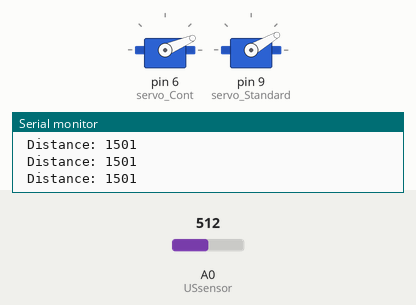
Recording of a sketch running on a simulated Arduino Uno, built with avr-gcc and run on an emulated ATmega328P. On the bench: 2 × servo, the last lines printed to the serial monitor. The inputs (shaded band) are chosen by the test bench; at power-on: A0 (USsensor) = 512.

Above: at 1.2 s.
1.3 s: A0 (USsensor) set to 716
At 2.3 s:
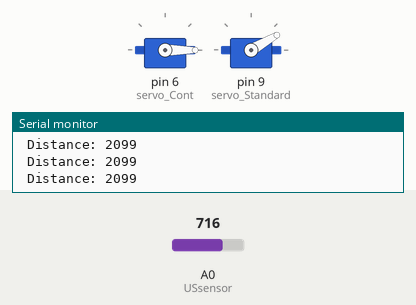
3.0 s: A0 (USsensor) set to 306
At 3.6 s:
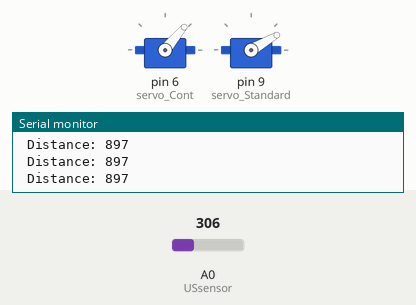
4.5 s: A0 (USsensor) set to 190
At 4.8 s:
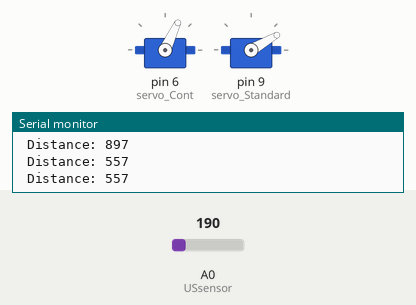
6.0 s: A0 (USsensor) set to 0
At 7.2 s:
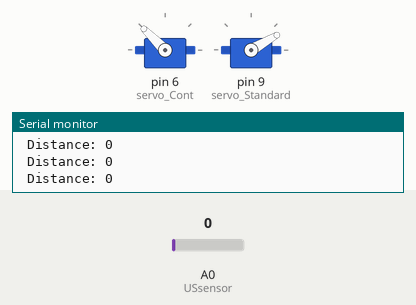
7.5 s: A0 (USsensor) set to 511
At 8.6 s:
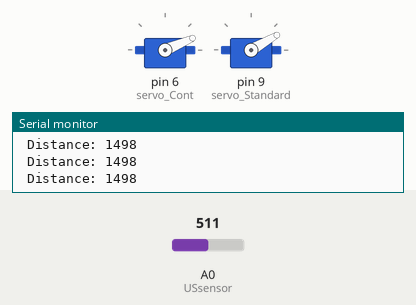
9.0 s: A0 (USsensor) set to 900
At 9.9 s:
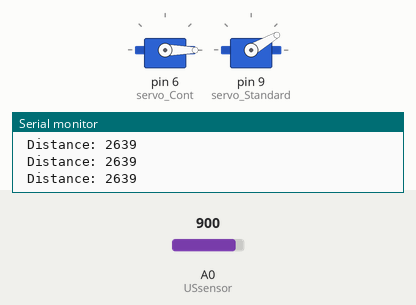
Timing chart, 0 to 11.5 s (numbered marks = the images above; inputs shaded):
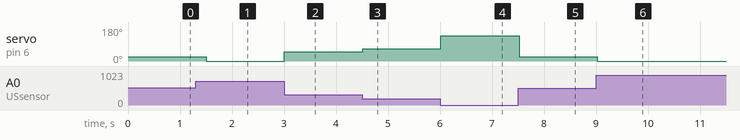

The sketch:

challenge.ino
```cpp
/*

As a challenge for this lesson, let’s merge both parts of the production line we have created separately.
In the previous lesson, we created a gripper that will grab an object, and in this lesson we have created a belt
that will move an object to the point at which a gripper can take it.

*/

/*
  CTC GO! MOTION
  LESSON 03 - Continuous Rotation

  This sketch is written to accompany activity 3 of Lesson 3
*/

#include <Servo.h>

Servo servo_Cont;
Servo servo_Standard;

int USsensor = A0;

int USvalue = 0;
int distance = 0;
int speed = 0;
int piezo = 3;
int closed_tone = 250;
int open_tone = 1500;

bool open = true;
bool closed = false;

void setup()
{
  servo_Cont.attach(6);
  servo_Standard.attach(9);
  Serial.begin(9600);
}

void loop()
{
  USvalue = analogRead(USsensor);
  distance = map(USvalue, 0, 1023, 0, 3000);

  Serial.print(" Distance: ");
  Serial.println(distance);

  if (distance < 150){
    servo_Cont.write(map(distance,0,150,135,150));
    servo_Standard.write(30);
    sounds(open);
  } else if (distance >= 150 && distance <= 200){
    servo_Cont.write(90);
    servo_Standard.write(125);
    sounds(closed);
  } else if (distance > 200){
    servo_Cont.write(map(distance,200,2000,80,0));
    servo_Standard.write(30);
    sounds(open);
  }


  delay(250);
}

void sounds(bool state) {
  static bool prev_state = open;

  if (state != prev_state)
  {
    if (state == true)
    {
      for (int i = 0; i < 2; i++)
      {
        tone(piezo, open_tone);
        delay(50);
        noTone(piezo);
        delay(50);
      }
    }
    else
    {
      for (int i = 0; i < 2; i++)
      {
        tone(piezo, closed_tone);
        delay(50);
        noTone(piezo);
        delay(50);
      }
    }
  }
  else
  {
    noTone(piezo);
  }
  prev_state = state;
}
```

Measured:
- after the input at 1.3 s, servo on pin 6 (servo_Cont): 23° → 0° after 0.21 s
- after the input at 3.0 s, servo on pin 6 (servo_Cont): 0° → 50° at once
- after the input at 4.5 s, servo on pin 6 (servo_Cont): 50° → 65° at once
- after the input at 6.0 s, servo on pin 6 (servo_Cont): 65° → 135° at once
- after the input at 7.5 s, servo on pin 6 (servo_Cont): 135° → 23° at once
- after the input at 9.0 s, servo on pin 6 (servo_Cont): 23° → 0° at once
